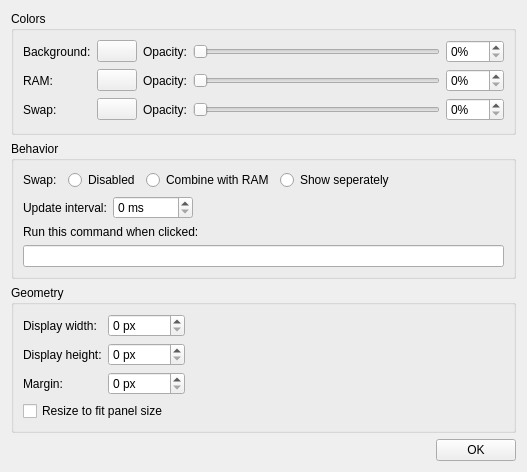
<?xml version="1.0" encoding="UTF-8"?>
<ui version="4.0">
 <class>settingswidget</class>
 <widget class="QWidget" name="settingswidget">
  <property name="geometry">
   <rect>
    <x>0</x>
    <y>0</y>
    <width>527</width>
    <height>472</height>
   </rect>
  </property>
  <property name="windowTitle">
   <string>Memory Monitor Settings</string>
  </property>
  <property name="windowIcon">
   <iconset theme="preferences-system">
    <normaloff>.</normaloff>.</iconset>
  </property>
  <layout class="QVBoxLayout" name="verticalLayout">
   <item>
    <widget class="QGroupBox" name="colorgbox">
     <property name="title">
      <string>Colors</string>
     </property>
     <layout class="QGridLayout" name="gridLayout">
      <item row="1" column="1">
       <widget class="QPushButton" name="ramcolorbt">
        <property name="text">
         <string/>
        </property>
       </widget>
      </item>
      <item row="1" column="0">
       <widget class="QLabel" name="label_5">
        <property name="text">
         <string>RAM:</string>
        </property>
       </widget>
      </item>
      <item row="2" column="0">
       <widget class="QLabel" name="label_6">
        <property name="text">
         <string>Swap:</string>
        </property>
       </widget>
      </item>
      <item row="0" column="2">
       <widget class="QLabel" name="label_10">
        <property name="text">
         <string>Opacity:</string>
        </property>
       </widget>
      </item>
      <item row="0" column="0">
       <widget class="QLabel" name="label_4">
        <property name="text">
         <string>Background:</string>
        </property>
       </widget>
      </item>
      <item row="1" column="3">
       <widget class="QSlider" name="ramopslider">
        <property name="maximum">
         <number>100</number>
        </property>
        <property name="orientation">
         <enum>Qt::Horizontal</enum>
        </property>
       </widget>
      </item>
      <item row="0" column="4">
       <widget class="QSpinBox" name="backgroundSbox">
        <property name="suffix">
         <string>%</string>
        </property>
        <property name="maximum">
         <number>100</number>
        </property>
       </widget>
      </item>
      <item row="0" column="1">
       <widget class="QPushButton" name="backgroundcolorbt">
        <property name="text">
         <string/>
        </property>
       </widget>
      </item>
      <item row="1" column="4">
       <widget class="QSpinBox" name="ramSbox">
        <property name="suffix">
         <string>%</string>
        </property>
        <property name="maximum">
         <number>100</number>
        </property>
       </widget>
      </item>
      <item row="2" column="1">
       <widget class="QPushButton" name="swapcolorbt">
        <property name="text">
         <string/>
        </property>
       </widget>
      </item>
      <item row="2" column="2">
       <widget class="QLabel" name="label_12">
        <property name="text">
         <string>Opacity:</string>
        </property>
       </widget>
      </item>
      <item row="2" column="4">
       <widget class="QSpinBox" name="swapSbox">
        <property name="suffix">
         <string>%</string>
        </property>
        <property name="maximum">
         <number>100</number>
        </property>
       </widget>
      </item>
      <item row="1" column="2">
       <widget class="QLabel" name="label_11">
        <property name="text">
         <string>Opacity:</string>
        </property>
       </widget>
      </item>
      <item row="2" column="3">
       <widget class="QSlider" name="swapopslider">
        <property name="maximum">
         <number>100</number>
        </property>
        <property name="orientation">
         <enum>Qt::Horizontal</enum>
        </property>
       </widget>
      </item>
      <item row="0" column="3">
       <widget class="QSlider" name="backgroundopslider">
        <property name="maximum">
         <number>100</number>
        </property>
        <property name="orientation">
         <enum>Qt::Horizontal</enum>
        </property>
       </widget>
      </item>
     </layout>
    </widget>
   </item>
   <item>
    <widget class="QGroupBox" name="groupBox_2">
     <property name="title">
      <string>Behavior</string>
     </property>
     <layout class="QGridLayout" name="gridLayout_2">
      <item row="3" column="0" colspan="7">
       <widget class="QLineEdit" name="commandTbox"/>
      </item>
      <item row="0" column="0">
       <widget class="QLabel" name="label_3">
        <property name="text">
         <string>Swap:</string>
        </property>
       </widget>
      </item>
      <item row="0" column="6">
       <spacer name="horizontalSpacer_2">
        <property name="orientation">
         <enum>Qt::Horizontal</enum>
        </property>
        <property name="sizeHint" stdset="0">
         <size>
          <width>40</width>
          <height>20</height>
         </size>
        </property>
       </spacer>
      </item>
      <item row="1" column="2" colspan="5">
       <layout class="QHBoxLayout" name="horizontalLayout_2">
        <item>
         <widget class="QSpinBox" name="updateintervalSbox">
          <property name="suffix">
           <string> ms</string>
          </property>
          <property name="maximum">
           <number>60000</number>
          </property>
         </widget>
        </item>
        <item>
         <spacer name="horizontalSpacer">
          <property name="orientation">
           <enum>Qt::Horizontal</enum>
          </property>
          <property name="sizeHint" stdset="0">
           <size>
            <width>40</width>
            <height>20</height>
           </size>
          </property>
         </spacer>
        </item>
       </layout>
      </item>
      <item row="2" column="0" colspan="6">
       <widget class="QLabel" name="label_7">
        <property name="text">
         <string>Run this command when clicked:</string>
        </property>
       </widget>
      </item>
      <item row="1" column="0" colspan="2">
       <widget class="QLabel" name="label">
        <property name="text">
         <string>Update interval:</string>
        </property>
       </widget>
      </item>
      <item row="0" column="3">
       <widget class="QRadioButton" name="swapcombineRbt">
        <property name="text">
         <string>Combine with RAM</string>
        </property>
        <attribute name="buttonGroup">
         <string notr="true">swapbuttongroup</string>
        </attribute>
       </widget>
      </item>
      <item row="0" column="1" colspan="2">
       <widget class="QRadioButton" name="swapdisabledRbt">
        <property name="text">
         <string>Disabled</string>
        </property>
        <attribute name="buttonGroup">
         <string notr="true">swapbuttongroup</string>
        </attribute>
       </widget>
      </item>
      <item row="0" column="4" colspan="2">
       <widget class="QRadioButton" name="swapShowseperateRbt">
        <property name="text">
         <string>Show seperately</string>
        </property>
        <attribute name="buttonGroup">
         <string notr="true">swapbuttongroup</string>
        </attribute>
       </widget>
      </item>
     </layout>
    </widget>
   </item>
   <item>
    <widget class="QGroupBox" name="groupBox_3">
     <property name="title">
      <string>Geometry</string>
     </property>
     <layout class="QGridLayout" name="gridLayout_3">
      <item row="0" column="1">
       <widget class="QSpinBox" name="widthSbox">
        <property name="suffix">
         <string> px</string>
        </property>
        <property name="maximum">
         <number>10000</number>
        </property>
       </widget>
      </item>
      <item row="2" column="1">
       <widget class="QSpinBox" name="marginSbox">
        <property name="suffix">
         <string> px</string>
        </property>
        <property name="maximum">
         <number>10000</number>
        </property>
       </widget>
      </item>
      <item row="2" column="0">
       <widget class="QLabel" name="label_9">
        <property name="text">
         <string>Margin:</string>
        </property>
       </widget>
      </item>
      <item row="1" column="1">
       <widget class="QSpinBox" name="heightSbox">
        <property name="suffix">
         <string> px</string>
        </property>
        <property name="maximum">
         <number>10000</number>
        </property>
       </widget>
      </item>
      <item row="0" column="0">
       <widget class="QLabel" name="label_2">
        <property name="text">
         <string>Display width:</string>
        </property>
       </widget>
      </item>
      <item row="1" column="0">
       <widget class="QLabel" name="label_8">
        <property name="text">
         <string>Display height:</string>
        </property>
       </widget>
      </item>
      <item row="3" column="0" colspan="5">
       <widget class="QCheckBox" name="resizetofitCbox">
        <property name="text">
         <string>Resize to fit panel size</string>
        </property>
       </widget>
      </item>
      <item row="0" column="2">
       <spacer name="horizontalSpacer_3">
        <property name="orientation">
         <enum>Qt::Horizontal</enum>
        </property>
        <property name="sizeHint" stdset="0">
         <size>
          <width>40</width>
          <height>20</height>
         </size>
        </property>
       </spacer>
      </item>
     </layout>
    </widget>
   </item>
   <item>
    <layout class="QHBoxLayout" name="horizontalLayout">
     <item>
      <spacer name="horizontalSpacer_5">
       <property name="orientation">
        <enum>Qt::Horizontal</enum>
       </property>
       <property name="sizeHint" stdset="0">
        <size>
         <width>40</width>
         <height>20</height>
        </size>
       </property>
      </spacer>
     </item>
     <item>
      <widget class="QPushButton" name="okbt">
       <property name="text">
        <string>OK</string>
       </property>
       <property name="icon">
        <iconset theme="dialog-ok-apply">
         <normaloff>.</normaloff>.</iconset>
       </property>
      </widget>
     </item>
    </layout>
   </item>
  </layout>
 </widget>
 <resources/>
 <connections>
  <connection>
   <sender>backgroundopslider</sender>
   <signal>valueChanged(int)</signal>
   <receiver>backgroundSbox</receiver>
   <slot>setValue(int)</slot>
   <hints>
    <hint type="sourcelabel">
     <x>430</x>
     <y>49</y>
    </hint>
    <hint type="destinationlabel">
     <x>479</x>
     <y>50</y>
    </hint>
   </hints>
  </connection>
  <connection>
   <sender>ramopslider</sender>
   <signal>valueChanged(int)</signal>
   <receiver>ramSbox</receiver>
   <slot>setValue(int)</slot>
   <hints>
    <hint type="sourcelabel">
     <x>431</x>
     <y>80</y>
    </hint>
    <hint type="destinationlabel">
     <x>479</x>
     <y>79</y>
    </hint>
   </hints>
  </connection>
  <connection>
   <sender>swapopslider</sender>
   <signal>valueChanged(int)</signal>
   <receiver>swapSbox</receiver>
   <slot>setValue(int)</slot>
   <hints>
    <hint type="sourcelabel">
     <x>411</x>
     <y>108</y>
    </hint>
    <hint type="destinationlabel">
     <x>482</x>
     <y>107</y>
    </hint>
   </hints>
  </connection>
  <connection>
   <sender>swapdisabledRbt</sender>
   <signal>toggled(bool)</signal>
   <receiver>swapcolorbt</receiver>
   <slot>setDisabled(bool)</slot>
   <hints>
    <hint type="sourcelabel">
     <x>152</x>
     <y>185</y>
    </hint>
    <hint type="destinationlabel">
     <x>126</x>
     <y>112</y>
    </hint>
   </hints>
  </connection>
  <connection>
   <sender>swapdisabledRbt</sender>
   <signal>toggled(bool)</signal>
   <receiver>swapopslider</receiver>
   <slot>setDisabled(bool)</slot>
   <hints>
    <hint type="sourcelabel">
     <x>152</x>
     <y>185</y>
    </hint>
    <hint type="destinationlabel">
     <x>228</x>
     <y>107</y>
    </hint>
   </hints>
  </connection>
  <connection>
   <sender>swapdisabledRbt</sender>
   <signal>toggled(bool)</signal>
   <receiver>swapSbox</receiver>
   <slot>setDisabled(bool)</slot>
   <hints>
    <hint type="sourcelabel">
     <x>152</x>
     <y>185</y>
    </hint>
    <hint type="destinationlabel">
     <x>466</x>
     <y>107</y>
    </hint>
   </hints>
  </connection>
  <connection>
   <sender>swapcombineRbt</sender>
   <signal>toggled(bool)</signal>
   <receiver>swapcolorbt</receiver>
   <slot>setDisabled(bool)</slot>
   <hints>
    <hint type="sourcelabel">
     <x>256</x>
     <y>176</y>
    </hint>
    <hint type="destinationlabel">
     <x>128</x>
     <y>112</y>
    </hint>
   </hints>
  </connection>
  <connection>
   <sender>swapcombineRbt</sender>
   <signal>toggled(bool)</signal>
   <receiver>swapopslider</receiver>
   <slot>setDisabled(bool)</slot>
   <hints>
    <hint type="sourcelabel">
     <x>296</x>
     <y>185</y>
    </hint>
    <hint type="destinationlabel">
     <x>290</x>
     <y>103</y>
    </hint>
   </hints>
  </connection>
  <connection>
   <sender>swapcombineRbt</sender>
   <signal>toggled(bool)</signal>
   <receiver>swapSbox</receiver>
   <slot>setDisabled(bool)</slot>
   <hints>
    <hint type="sourcelabel">
     <x>296</x>
     <y>185</y>
    </hint>
    <hint type="destinationlabel">
     <x>464</x>
     <y>113</y>
    </hint>
   </hints>
  </connection>
  <connection>
   <sender>backgroundSbox</sender>
   <signal>valueChanged(int)</signal>
   <receiver>backgroundopslider</receiver>
   <slot>setValue(int)</slot>
   <hints>
    <hint type="sourcelabel">
     <x>485</x>
     <y>47</y>
    </hint>
    <hint type="destinationlabel">
     <x>318</x>
     <y>52</y>
    </hint>
   </hints>
  </connection>
  <connection>
   <sender>ramSbox</sender>
   <signal>valueChanged(int)</signal>
   <receiver>ramopslider</receiver>
   <slot>setValue(int)</slot>
   <hints>
    <hint type="sourcelabel">
     <x>478</x>
     <y>75</y>
    </hint>
    <hint type="destinationlabel">
     <x>327</x>
     <y>75</y>
    </hint>
   </hints>
  </connection>
  <connection>
   <sender>swapSbox</sender>
   <signal>valueChanged(int)</signal>
   <receiver>swapopslider</receiver>
   <slot>setValue(int)</slot>
   <hints>
    <hint type="sourcelabel">
     <x>468</x>
     <y>108</y>
    </hint>
    <hint type="destinationlabel">
     <x>328</x>
     <y>106</y>
    </hint>
   </hints>
  </connection>
 </connections>
 <buttongroups>
  <buttongroup name="swapbuttongroup"/>
 </buttongroups>
</ui>
